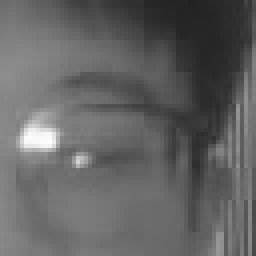
#> input picture images/blind/blind_000.jpg, 64 x 64 px, found by its file name (shown 4 times larger); its folder holds only this picture in this run
$ python analyze_features.py
#> lines starting #> are read from the running program, lines starting #| are printed output that depends on the picture; after the words box and inside, x2 and y2 are one past the last pixel; in counts of white or black regions, pixels touching at a corner belong together
#> in main, img is the input picture: shape (64, 64); min 34, max 255, mean 98.9
import os
import sys
import numpy as np
import cv2

BASE_DIR = os.path.join(os.path.dirname(__file__), '..', 'images_latest')
CLASSES = ['blind', 'center', 'down', 'left', 'right', 'up']

def analyze_image(img):
    """Extract features from 40x40 grayscale image. Returns dict."""
    h, w = 40, 40
    r = {}

    r['mean'] = float(np.mean(img))
    r['std'] = float(np.std(img))
    r['min'] = int(np.min(img))
    r['max'] = int(np.max(img))

    mid = np.median(img)
#> mid = 105
    dark_mask = (img < mid).astype(np.float32)
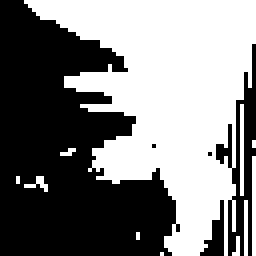
#> dark_mask: shape (64, 64) float32 (shown 4 times larger); values 0 (black) and 1 (white), 49.5% white; 11 white regions (8 under 20 px), largest, box (x1, y1, x2, y2) and area: (6, 0, 64, 64) 1938, (63, 39, 64, 64) 25, (60, 26, 61, 49) 23
    dark_pct = float(np.mean(dark_mask))
#> dark_pct = 0.495
    r['dark_pct'] = dark_pct

    # Row-projections: sum of dark pixels per row (top 13 rows vs bottom 27)
    row_dark = np.sum(dark_mask, axis=1)
#> row_dark = 64 values, max 58 at index 0, min 13 at index 55, mean 31.69
    r['top_dark'] = float(np.mean(row_dark[:13]))
    r['bot_dark'] = float(np.mean(row_dark[13:]))

    # Col-projections: sum of dark pixels per col (left 16 vs right 24)
    col_dark = np.sum(dark_mask, axis=0)
#> col_dark = 64 values, max 64 at index 45, min 0 at index 0, mean 31.69
    r['left_dark'] = float(np.mean(col_dark[:16]))
    r['right_dark'] = float(np.mean(col_dark[16:]))

    # Darkest pixel position (global minimum)
    min_idx = np.argmin(img)
#> min_idx = 47
    r['min_y'] = min_idx // 40
    r['min_x'] = min_idx % 40

    # Otsu dark region analysis
    blur = cv2.GaussianBlur(img, (3, 3), 0)
    _, thresh = cv2.threshold(blur, 0, 255, cv2.THRESH_BINARY_INV + cv2.THRESH_OTSU)
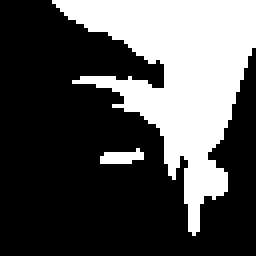
#> thresh: shape (64, 64) (shown 4 times larger); 32% white; 2 white regions, box (x1, y1, x2, y2) and area: (13, 0, 64, 59) 1282, (25, 37, 36, 41) 30

    kernel5 = cv2.getStructuringElement(cv2.MORPH_ELLIPSE, (5, 5))
    opened = cv2.morphologyEx(thresh, cv2.MORPH_OPEN, kernel5)
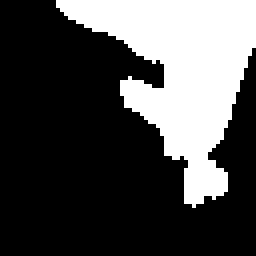
#> opened: shape (64, 64) (shown 4 times larger); 29.5% white; 1 white region, box (x1, y1, x2, y2) and area: (14, 0, 64, 52) 1208

    num_labels, labels, stats, centroids = cv2.connectedComponentsWithStats(
        opened, connectivity=8)
#> num_labels = 2; stats = [[0, 0, 64, 64, 2888], [14, 0, 50, 52, 1208]]; centroids = [[25.85, 37.33], [45, 17.57]]

    best_area = 0
    best_cx = -1
    best_cy = -1
    best_circ = 0

    for i in range(1, num_labels):
        area = stats[i, cv2.CC_STAT_AREA]
        if area < 3 or area > 300:
            continue
        comp_mask = (labels == i).astype(np.uint8)
        conts, _ = cv2.findContours(comp_mask, cv2.RETR_EXTERNAL, cv2.CHAIN_APPROX_SIMPLE)
        if not conts:
            continue
        c = conts[0]
        area_c = cv2.contourArea(c)
        peri = cv2.arcLength(c, True)
        circ = 4 * np.pi * area_c / (peri * peri) if peri > 0 else 0
        if circ < 0.3:
            continue
        cx, cy = centroids[i]
        dist = np.sqrt((cx - 19.5) ** 2 + (cy - 19.5) ** 2)
        if dist > 20:
            continue
        if area_c > best_area:
            best_area = area_c
            best_cx = cx
            best_cy = cy
            best_circ = circ
#> this loop made 1 pass
#> area on pass 1: 1208
#> after the loop, best_area = 0; best_circ = 0; best_cx = -1; best_cy = -1

    r['pupil_area'] = best_area
    r['pupil_cx'] = best_cx
    r['pupil_cy'] = best_cy
    r['pupil_circ'] = best_circ
    r['dx'] = best_cx - 19.5 if best_cx > 0 else 0
    r['dy'] = best_cy - 19.5 if best_cy > 0 else 0

    # Simple row/col projection of raw grayscale (not dark mask)
    r['raw_top_mean'] = float(np.mean(img[:13, :]))
    r['raw_bot_mean'] = float(np.mean(img[13:, :]))
    r['raw_left_mean'] = float(np.mean(img[:, :16]))
    r['raw_right_mean'] = float(np.mean(img[:, 16:]))

    # Upper-left vs upper-right vs lower-left vs lower-right
    r['quad_tl'] = float(np.mean(img[:20, :20]))
    r['quad_tr'] = float(np.mean(img[:20, 20:]))
    r['quad_bl'] = float(np.mean(img[20:, :20]))
    r['quad_br'] = float(np.mean(img[20:, 20:]))

    return r


def main():
    print("=" * 70)
    print("Eye Direction Feature Analysis")
    print("=" * 70)

    all_features = {cls: [] for cls in CLASSES}

    for cls in CLASSES:
        d = os.path.join(BASE_DIR, cls)
        if not os.path.isdir(d):
            continue
        for f in sorted(os.listdir(d)):
            if not f.lower().endswith('.jpg'):
                continue
            fpath = os.path.join(d, f)
            img = cv2.imread(fpath, cv2.IMREAD_GRAYSCALE)
            if img is None:
                continue
            ft = analyze_image(img)
#> ft = 25 items
            ft['fname'] = f
            all_features[cls].append(ft)

    # ==== PER-CLASS STATISTICS ====
    print(f"\n{'Class':>8} | {'N':>3} | {'Mean':>6} | {'Std':>5} | "
          f"{'top_dk':>6} | {'bot_dk':>6} | {'l_dk':>6} | {'r_dk':>6} | "
          f"{'dx':>6} | {'dy':>6} | {'area':>5} | {'circ':>5}")
    print("-" * 90)

    for cls in CLASSES:
        fts = all_features[cls]
        if not fts:
            continue
        n = len(fts)

        mean_val = np.mean([f['mean'] for f in fts])
        std_val = np.mean([f['std'] for f in fts])
        top_dk = np.mean([f['top_dark'] for f in fts])
        bot_dk = np.mean([f['bot_dark'] for f in fts])
        l_dk = np.mean([f['left_dark'] for f in fts])
        r_dk = np.mean([f['right_dark'] for f in fts])

        dx_vals = [f['dx'] for f in fts if f['dx'] != 0]
        dy_vals = [f['dy'] for f in fts if f['dy'] != 0]
        dx_m = np.mean(dx_vals) if dx_vals else 0
        dy_m = np.mean(dy_vals) if dy_vals else 0

        area_vals = [f['pupil_area'] for f in fts if f['pupil_area'] > 0]
        area_m = np.mean(area_vals) if area_vals else 0
        circ_vals = [f['pupil_circ'] for f in fts if f['pupil_circ'] > 0]
        circ_m = np.mean(circ_vals) if circ_vals else 0

        print(f"{cls:>8} | {n:>3} | {mean_val:>6.1f} | {std_val:>5.1f} | "
              f"{top_dk:>6.1f} | {bot_dk:>6.1f} | {l_dk:>6.1f} | {r_dk:>6.1f} | "
              f"{dx_m:>+6.1f} | {dy_m:>+6.1f} | {area_m:>5.1f} | {circ_m:>5.2f}")

    # ==== DETAILED FEATURES ====
    print("\n" + "=" * 70)
    print("Quadrant brightness (TL=top-left, TR=top-right, BL=bot-left, BR=bot-right)")
    print("=" * 70)
    print(f"{'Class':>8} | {'N':>3} | {'TL':>6} | {'TR':>6} | {'BL':>6} | {'BR':>6} | "
          f"{'TL-BR':>7} | {'TR-BL':>7}")
    print("-" * 75)

    for cls in CLASSES:
        fts = all_features[cls]
        if not fts:
            continue
        tl = np.mean([f['quad_tl'] for f in fts])
        tr = np.mean([f['quad_tr'] for f in fts])
        bl = np.mean([f['quad_bl'] for f in fts])
        br = np.mean([f['quad_br'] for f in fts])
        print(f"{cls:>8} | {len(fts):>3} | {tl:>6.1f} | {tr:>6.1f} | {bl:>6.1f} | "
              f"{br:>6.1f} | {tl - br:>+7.1f} | {tr - bl:>+7.1f}")

    # ==== RAW MEAN PROJECTIONS ====
    print("\n" + "=" * 70)
    print("Raw grayscale half comparisons")
    print("=" * 70)
    print(f"{'Class':>8} | {'N':>3} | {'top_raw':>7} | {'bot_raw':>7} | "
          f"{'T-B':>6} | {'left_raw':>8} | {'right_raw':>8} | {'L-R':>6}")
    print("-" * 70)

    for cls in CLASSES:
        fts = all_features[cls]
        if not fts:
            continue
        tr = np.mean([f['raw_top_mean'] for f in fts])
        br = np.mean([f['raw_bot_mean'] for f in fts])
        lr = np.mean([f['raw_left_mean'] for f in fts])
        rr = np.mean([f['raw_right_mean'] for f in fts])
        print(f"{cls:>8} | {len(fts):>3} | {tr:>7.1f} | {br:>7.1f} | "
              f"{tr - br:>+6.1f} | {lr:>8.1f} | {rr:>8.1f} | {lr - rr:>+6.1f}")

    # ==== DARKEST PIXEL POSITION ====
    print("\n" + "=" * 70)
    print("Darkest pixel position (raw image, 40x40)")
    print("=" * 70)
    print(f"{'Class':>8} | {'min_y':>6} | {'min_x':>6} | {'min_val':>7}")
    print("-" * 35)

    for cls in CLASSES:
        fts = all_features[cls]
        if not fts:
            continue
        my = np.mean([f['min_y'] for f in fts])
        mx = np.mean([f['min_x'] for f in fts])
        mv = np.mean([f['min'] for f in fts])
        print(f"{cls:>8} | {my:>6.1f} | {mx:>6.1f} | {mv:>7.1f}")

    # ==== PUPIL DETECTED STATS ====
    print("\n" + "=" * 70)
    print("Pupil detection success rate & dx/dy distribution")
    print("=" * 70)
    print(f"{'Class':>8} | {'N':>3} | {'detected':>8} | {'dx_mean':>7} | {'dx_std':>6} | "
          f"{'dy_mean':>7} | {'dy_std':>6} | {'area_mean':>9}")
    print("-" * 70)

    for cls in CLASSES:
        fts = all_features[cls]
        n = len(fts)
        detected = sum(1 for f in fts if f['pupil_area'] > 0)
        dxs = [f['dx'] for f in fts if f['dx'] != 0]
        dys = [f['dy'] for f in fts if f['dy'] != 0]
        areas = [f['pupil_area'] for f in fts if f['pupil_area'] > 0]
        dx_m = np.mean(dxs) if dxs else 0
        dx_s = np.std(dxs) if dxs else 0
        dy_m = np.mean(dys) if dys else 0
        dy_s = np.std(dys) if dys else 0
        ar_m = np.mean(areas) if areas else 0
        print(f"{cls:>8} | {n:>3} | {detected:>5}/{n:<3} | {dx_m:>+7.2f} | {dx_s:>6.2f} | "
              f"{dy_m:>+7.2f} | {dy_s:>6.2f} | {ar_m:>9.1f}")


if __name__ == '__main__':
    main()
